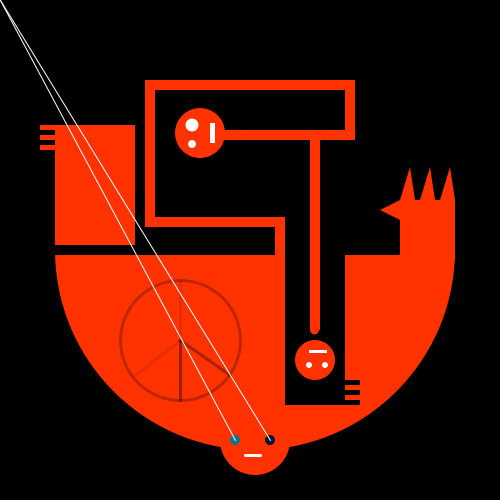
Frame 1 (no input)
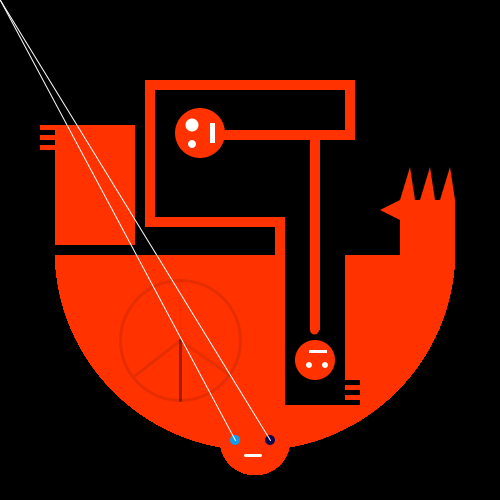
Frame 60 (the mouse pressed at the canvas centre just before this capture)
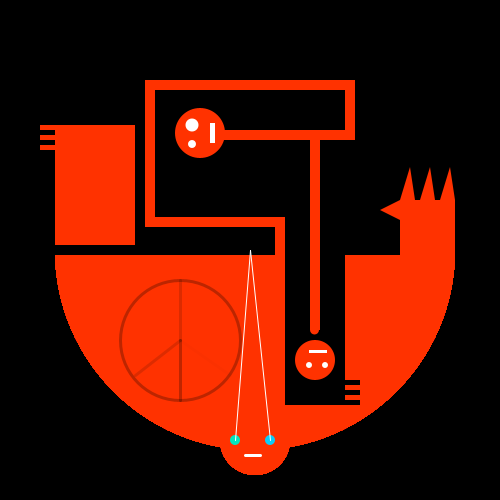
Frame 120 (the mouse held since frame 60 and released just before this capture)

The Processing sketch that drew these frames (run headless with seeded random() and noise(); from frame 60 on, the mouse is pressed at the canvas centre):

// Processing sketch: processing_37590
// ── processing_37590.pde

void setup() {
size(500,500);
background(0);

}


void draw(){
  
noStroke();
fill(255,50,0);
ellipse(255,440,70,70);

fill(255,50,0);
ellipse(255,250,400,400);



stroke(255);
strokeWeight(3);
line(245,455,260,455);//mouse1



noStroke();
fill(0);
rect(0,0,500,255);

noStroke();
fill(255,50,0);
rect(55,125,80,120);

noStroke();
fill(255,50,0);
rect(40,125,80,5);// toe

noStroke();
fill(255,50,0);
rect(40,135,80,5);// toe

noStroke();
fill(255,50,0);
rect(40,145,80,5);// toe


noStroke();
fill(0);
rect(285,250,60,155);

noStroke();
fill(0);
rect(300,400,60,5);

noStroke();
fill(0);
rect(300,390,60,5);

noStroke();
fill(0);
rect(300,380,60,5);

noStroke();
fill(255,50,0);
rect(400,200,55,60);

noStroke();
fill(255,50,0);
triangle(410,167,400,200,415,200);

noStroke();
fill(255,50,0);
triangle(430,167,420,200,435,200);

noStroke();
fill(255,50,0);
triangle(450,167,440,200,455,200);

noStroke();
fill(255,50,0);
triangle(380,210,400,220,400,200);


noStroke();
fill(255,50,0);
rect(275,220,10,40);

noStroke();
fill(255,50,0);
rect(145,217,140,10);

noStroke();
fill(255,50,0);
rect(145,90,10,130);

noStroke();
fill(255,50,0);
rect(145,80,210,10);

noStroke();
fill(255,50,0);
rect(345,90,10,50);

noStroke();
fill(255,50,0);
rect(220,130,130,10);

noStroke();
fill(255,50,0);
ellipse(200,133,50,50); 

noStroke();
fill(255);
ellipse(192,125,13,13);

noStroke();
fill(255);
ellipse(192,144,8,8); 

noStroke();
fill(255);
rect(210,123,5,20);

noStroke();
fill(255,50,0);
rect(310,130,10,200);

noStroke();
fill(255,50,0);
ellipse(315,360,40,40);

noStroke();
fill(255,50,0);
ellipse(314.5,330,9,9); 

noStroke();
fill(255);
ellipse (325,365,6,6);

noStroke();
fill(255);
ellipse(309,365,6,6);

noStroke();
fill(255);
rect(309,350,18,3);

strokeWeight(3);
stroke(random(0),random(100));
noFill();
ellipse(180,340,120,120);


strokeWeight(3);
stroke(random(0),random(100));
line(180,340,180,280);

strokeWeight(3);
stroke(random(0),random(100));
line(180,340,180,400);

strokeWeight(3);
stroke(random(0),random(100));
line(180,340,135,375);

strokeWeight(3);
stroke(random(0),random(100));
line(180,340,230,375);

noStroke();
fill(random(30),random(255),random(255));
ellipse(235,440,10,10); 

noStroke();
fill(random(30),random(255),random(255));
ellipse(270,440,10,10);

strokeWeight(1);
stroke(255);
line(mouseX,mouseY,235,440);

strokeWeight(1);
stroke(255);
line(mouseX,mouseY,270,440);


}



                
